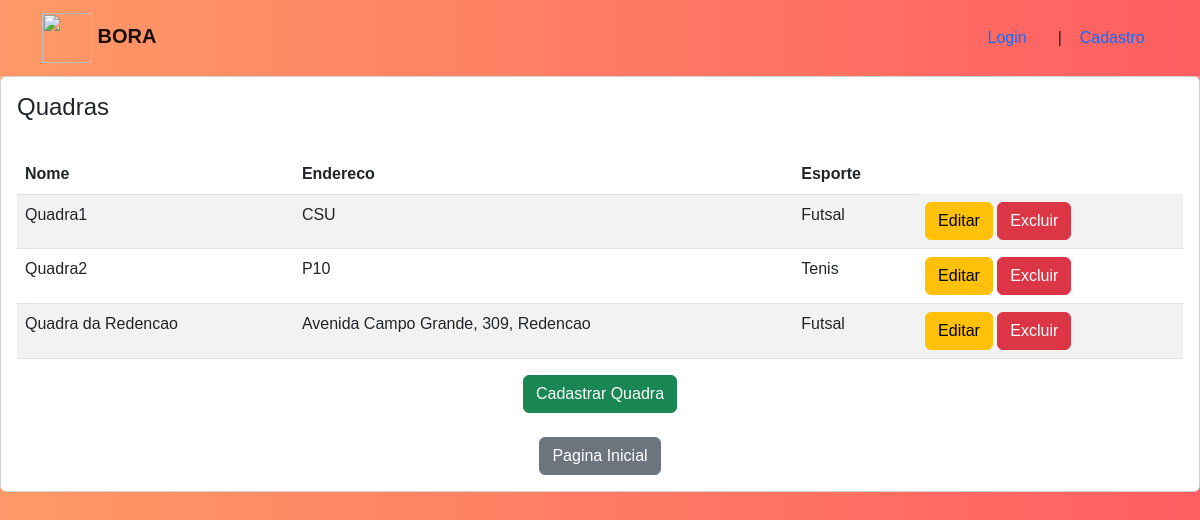
The page /quadra on the database its author committed.
### boraApp/models.py (models this page shows)
class Lugar(models.Model):
    nome = models.CharField(max_length=255)
    endereco = models.CharField(max_length=255)
    esporte = models.CharField(max_length=255)

### boraApp/views.py (the view)
# urls.py: path('quadra', views.quadra, name='quadra'),
def quadra (request):
    lugares = Lugar.objects.all()
    context = {
        'lugares' : lugares
    }
    return render (request, 'quadra.html', context)

### boraApp/templates/quadra.html (shortened to what this page needs)
{% extends 'base.html' %}
{% block content %}
    <div class="card">
        <div class="card-body">
            <h4>Quadras</h4>
            <br>
            <table class="table table-striped">
                <thead>
                    <tr>
                        <th>Nome</th>
                        <th>Endereco</th>
                        <th>Esporte</th>
                    </tr>
                </thead>
                <tbody>
                    {% for lugar in lugares %}
                    <tr>
                        <td>{{ lugar.nome }}</td>
                        <td>{{ lugar.endereco }}</td>
                        <td>{{ lugar.esporte }}</td>
                        <td>
                            <a class="btn btn-warning" href="">Editar</a>
                            <a class="btn btn-danger" href="" onclick="return confirm ('Confirma a Exclusao?')" >Excluir</a>
                        </td>
                    </tr>
                    {% endfor %}
                </tbody>
            </table>
            <center>
                <a class="btn btn-success" href="{% url 'quadra_add' %}">Cadastrar Quadra</a>
                <br><br>
                <a class="btn btn btn-secondary" href="{% url 'home' %}">Pagina Inicial</a>
            </center>
        </div>
    </div>
{% endblock %}

### boraApp/static/boraApp/css/base.css (style rules this page uses)
body { background-image: linear-gradient(to right, #ff9966, #ff5e62) !important; font-family: sans-serif; }

### rows shown on the page
Lugar: nome "Quadra1", endereco "CSU", esporte "Futsal"
Lugar: nome "Quadra2", endereco "P10", esporte "Tenis"
Lugar: nome "Quadra da Redencao", endereco "Avenida Campo Grande, 309, Redencao", esporte "Futsal"
